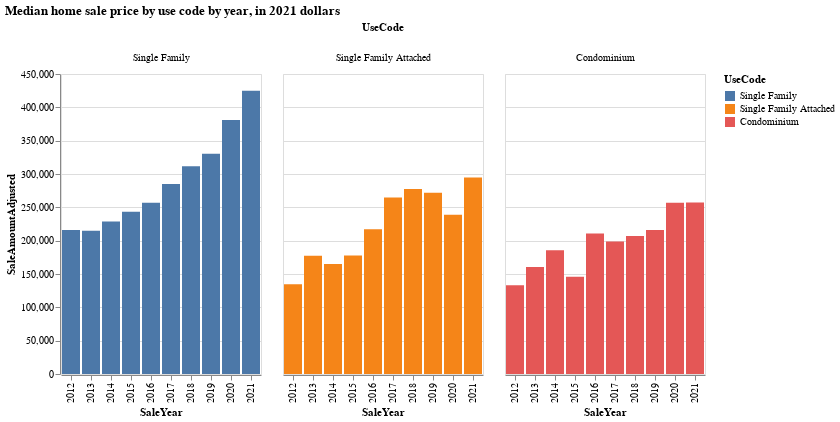

Notebook code for this chart:
### Code cell
alt.Chart(sales_by_use_by_year).mark_bar().encode(
    x=alt.X("SaleYear:N", sort="x"),
    y=alt.Y("SaleAmountAdjusted:Q"),
    color=alt.X("UseCode:N", sort=alt.SortField("SaleAmountAdjusted", "descending")),
    column=alt.X("UseCode:N", sort=alt.SortField("SaleAmountAdjusted", "descending")),
    tooltip="SaleAmountAdjusted:Q",
).properties(
    title="Median home sale price by use code by year, in 2021 dollars",
)

### Figure 1 — Vega-Lite specification as saved in the notebook (floating-point values rounded to 4 significant figures)
{"config": {"view": {"continuousWidth": 400, "continuousHeight": 300}}, "data": {"name": "data-7d996ac13224bf315de79cee93224c04"}, "mark": "bar", "encoding": {"color": {"field": "UseCode", "sort": {"field": "SaleAmountAdjusted", "order": "descending"}, "type": "nominal"}, "column": {"field": "UseCode", "sort": {"field": "SaleAmountAdjusted", "order": "descending"}, "type": "nominal"}, "tooltip": {"field": "SaleAmountAdjusted", "type": "quantitative"}, "x": {"field": "SaleYear", "sort": "x", "type": "nominal"}, "y": {"field": "SaleAmountAdjusted", "type": "quantitative"}}, "title": "Median home sale price by use code by year, in 2021 dollars", "$schema": "https://vega.github.io/schema/vega-lite/v4.17.0.json", "datasets": {"data-7d996ac13224bf315de79cee93224c04": [{"SaleYear": 2021, "UseCode": "Condominium", "SaleAmount": 257100.0, "SaleAmountAdjusted": 257100.0}, {"SaleYear": 2020, "UseCode": "Condominium", "SaleAmount": 268900.0, "SaleAmountAdjusted": 256800.0}, {"SaleYear": 2019, "UseCode": "Condominium", "SaleAmount": 229000.0, "SaleAmountAdjusted": 216100.0}, {"SaleYear": 2018, "UseCode": "Condominium", "SaleAmount": 223500.0, "SaleAmountAdjusted": 207100.0}, {"SaleYear": 2017, "UseCode": "Condominium", "SaleAmount": 219800.0, "SaleAmountAdjusted": 198800.0}, {"SaleYear": 2016, "UseCode": "Condominium", "SaleAmount": 238000.0, "SaleAmountAdjusted": 210800.0}, {"SaleYear": 2015, "UseCode": "Condominium", "SaleAmount": 166900.0, "SaleAmountAdjusted": 146000.0}, {"SaleYear": 2014, "UseCode": "Condominium", "SaleAmount": 212500.0, "SaleAmountAdjusted": 185700.0}, {"SaleYear": 2013, "UseCode": "Condominium", "SaleAmount": 186500.0, "SaleAmountAdjusted": 160300.0}, {"SaleYear": 2012, "UseCode": "Condominium", "SaleAmount": 157100.0, "SaleAmountAdjusted": 133100.0}, {"SaleYear": 2021, "UseCode": "Single Family", "SaleAmount": 425000.0, "SaleAmountAdjusted": 425000.0}, {"SaleYear": 2020, "UseCode": "Single Family", "SaleAmount": 399000.0, "SaleAmountAdjusted": 381100.0}, {"SaleYear": 2019, "UseCode": "Single Family", "SaleAmount": 350000.0, "SaleAmountAdjusted": 330200.0}, {"SaleYear": 2018, "UseCode": "Single Family", "SaleAmount": 336400.0, "SaleAmountAdjusted": 311800.0}, {"SaleYear": 2017, "UseCode": "Single Family", "SaleAmount": 315000.0, "SaleAmountAdjusted": 284900.0}, {"SaleYear": 2016, "UseCode": "Single Family", "SaleAmount": 290000.0, "SaleAmountAdjusted": 256900.0}, {"SaleYear": 2015, "UseCode": "Single Family", "SaleAmount": 278000.0, "SaleAmountAdjusted": 243200.0}, {"SaleYear": 2014, "UseCode": "Single Family", "SaleAmount": 262000.0, "SaleAmountAdjusted": 228900.0}, {"SaleYear": 2013, "UseCode": "Single Family", "SaleAmount": 249900.0, "SaleAmountAdjusted": 214800.0}, {"SaleYear": 2012, "UseCode": "Single Family", "SaleAmount": 255000.0, "SaleAmountAdjusted": 216100.0}, {"SaleYear": 2021, "UseCode": "Single Family Attached", "SaleAmount": 294900.0, "SaleAmountAdjusted": 294900.0}, {"SaleYear": 2020, "UseCode": "Single Family Attached", "SaleAmount": 250000.0, "SaleAmountAdjusted": 238700.0}, {"SaleYear": 2019, "UseCode": "Single Family Attached", "SaleAmount": 288200.0, "SaleAmountAdjusted": 272000.0}, {"SaleYear": 2018, "UseCode": "Single Family Attached", "SaleAmount": 299500.0, "SaleAmountAdjusted": 277500.0}, {"SaleYear": 2017, "UseCode": "Single Family Attached", "SaleAmount": 292800.0, "SaleAmountAdjusted": 264900.0}, {"SaleYear": 2016, "UseCode": "Single Family Attached", "SaleAmount": 245000.0, "SaleAmountAdjusted": 217000.0}, {"SaleYear": 2015, "UseCode": "Single Family Attached", "SaleAmount": 203200.0, "SaleAmountAdjusted": 177700.0}, {"SaleYear": 2014, "UseCode": "Single Family Attached", "SaleAmount": 189000.0, "SaleAmountAdjusted": 165100.0}, {"SaleYear": 2013, "UseCode": "Single Family Attached", "SaleAmount": 206500.0, "SaleAmountAdjusted": 177500.0}, {"SaleYear": 2012, "UseCode": "Single Family Attached", "SaleAmount": 158900.0, "SaleAmountAdjusted": 134600.0}]}}
